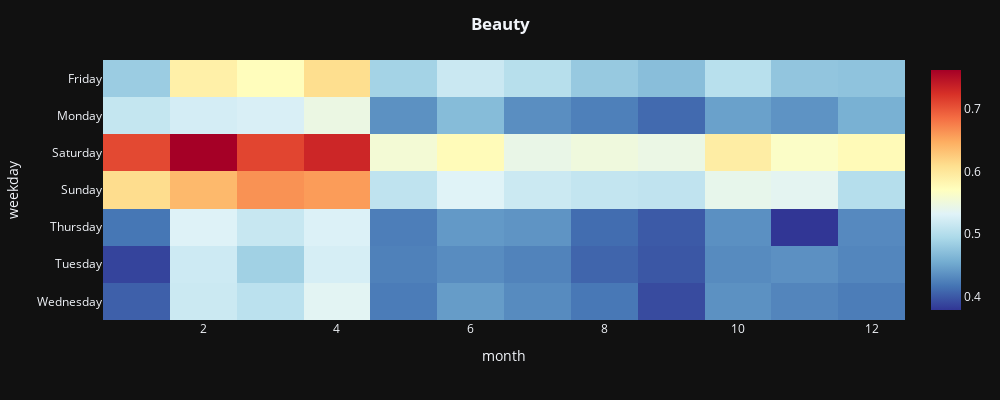
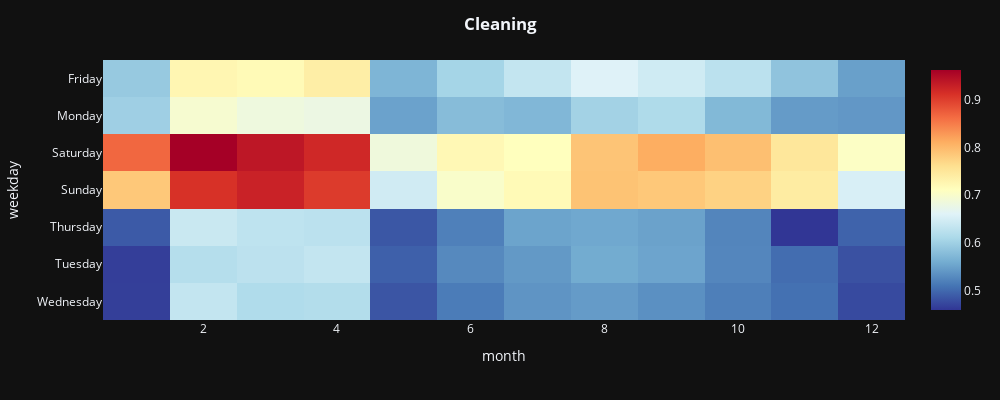
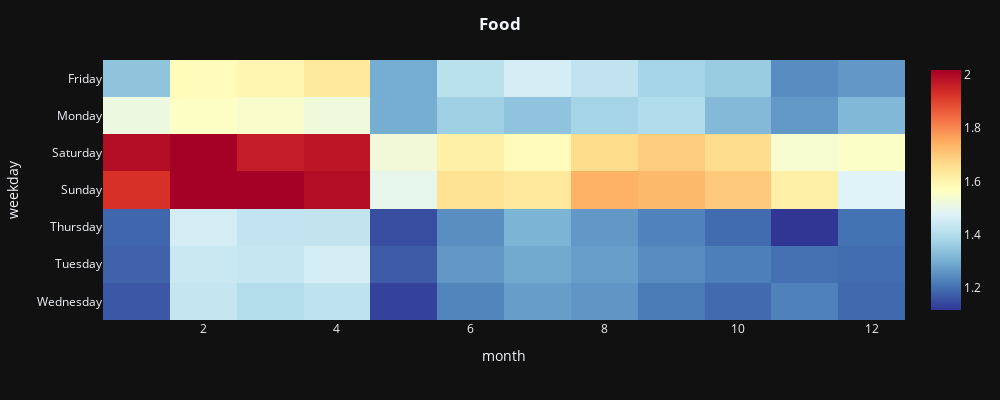

Source (notebook cell) for these figures, in order:
### Code cell
def split_category(dt):
    return [dt[dt['category_id'] == y] for y in dt['category_id'].unique()]

temp = df.groupby(['year','month','weekday','category_id'])['sold'].mean().reset_index()
temp['sold'].fillna(0,inplace=True)


res = split_category(temp)

cat_val = pd.DataFrame(res[0]).groupby(['month','weekday'])['sold'].mean().reset_index().pivot("weekday", "month", "sold")
fig = px.imshow(cat_val,color_continuous_scale='RdYlBu_r')

layout = dict(
    title_text = "<b> Beauty </b>",
    font=dict(size=12),
    title_x = 0.5)
fig.update_layout(layout,template = 'plotly_dark',height=400, width=1000)
fig.show()


cat_val = pd.DataFrame(res[1]).groupby(['month','weekday'])['sold'].mean().reset_index().pivot("weekday", "month", "sold")
fig = px.imshow(cat_val,color_continuous_scale='RdYlBu_r')
layout = dict(
    title_text = "<b> Cleaning </b>",
    font=dict(size=12),
    title_x = 0.5)
fig.update_layout(layout,template = 'plotly_dark',height=400, width=1000)
fig.show()

cat_val = pd.DataFrame(res[2]).groupby(['month','weekday'])['sold'].mean().reset_index().pivot("weekday", "month", "sold")
fig = px.imshow(cat_val,color_continuous_scale='RdYlBu_r')
layout = dict(
    title_text = "<b> Food </b>",
    font=dict(size=12),
    title_x = 0.5)
fig.update_layout(layout,template = 'plotly_dark',height=400, width=1000)
fig.show()

### Figure 1 — Plotly figure (JSON) as saved in the notebook; plotly's stock layout.template omitted (floating-point values rounded to 4 significant figures)
{"data": [{"coloraxis": "coloraxis", "hovertemplate": "month: %{x}<br>weekday: %{y}<br>color: %{z}<extra></extra>", "name": "0", "type": "heatmap", "x": [1, 2, 3, 4, 5, 6, 7, 8, 9, 10, 11, 12], "xaxis": "x", "y": ["Friday", "Monday", "Saturday", "Sunday", "Thursday", "Tuesday", "Wednesday"], "yaxis": "y", "z": [[0.4824, 0.5887, 0.573, 0.6096, 0.4885, 0.5157, 0.502, 0.4795, 0.4698, 0.5031, 0.4762, 0.4739], [0.5119, 0.5232, 0.5264, 0.5461, 0.4358, 0.4679, 0.4336, 0.4242, 0.4102, 0.4468, 0.4373, 0.4586], [0.7082, 0.7622, 0.7108, 0.7319, 0.5554, 0.5748, 0.543, 0.5503, 0.5449, 0.5926, 0.5651, 0.5758], [0.6107, 0.6383, 0.6633, 0.6576, 0.5078, 0.5323, 0.5163, 0.5109, 0.5083, 0.5405, 0.5364, 0.5006], [0.4178, 0.5303, 0.514, 0.5292, 0.4228, 0.4415, 0.4378, 0.4115, 0.4002, 0.435, 0.3782, 0.4306], [0.3865, 0.5184, 0.4861, 0.5248, 0.425, 0.4325, 0.4261, 0.407, 0.3983, 0.4315, 0.4351, 0.4282], [0.4038, 0.5169, 0.5052, 0.5354, 0.4216, 0.4437, 0.4317, 0.4187, 0.3909, 0.4356, 0.4279, 0.4222]]}], "layout": {"coloraxis": {"colorscale": [[0, "rgb(49,54,149)"], [0.1, "rgb(69,117,180)"], [0.2, "rgb(116,173,209)"], [0.3, "rgb(171,217,233)"], [0.4, "rgb(224,243,248)"], [0.5, "rgb(255,255,191)"], [0.6, "rgb(254,224,144)"], [0.7, "rgb(253,174,97)"], [0.8, "rgb(244,109,67)"], [0.9, "rgb(215,48,39)"], [1, "rgb(165,0,38)"]]}, "font": {"size": 12}, "height": 400, "margin": {"t": 60}, "title": {"text": "<b> Beauty </b>", "x": 0.5}, "width": 1000, "xaxis": {"anchor": "y", "constrain": "domain", "domain": [0, 1], "scaleanchor": "y", "title": {"text": "month"}}, "yaxis": {"anchor": "x", "autorange": "reversed", "constrain": "domain", "domain": [0, 1], "title": {"text": "weekday"}}}}

### Figure 2 — Plotly figure (JSON) as saved in the notebook; plotly's stock layout.template omitted (floating-point values rounded to 4 significant figures)
{"data": [{"coloraxis": "coloraxis", "hovertemplate": "month: %{x}<br>weekday: %{y}<br>color: %{z}<extra></extra>", "name": "0", "type": "heatmap", "x": [1, 2, 3, 4, 5, 6, 7, 8, 9, 10, 11, 12], "xaxis": "x", "y": ["Friday", "Monday", "Saturday", "Sunday", "Thursday", "Tuesday", "Wednesday"], "yaxis": "y", "z": [[0.5919, 0.725, 0.7198, 0.738, 0.5695, 0.6053, 0.6334, 0.6595, 0.6445, 0.6257, 0.5856, 0.5486], [0.5994, 0.6957, 0.684, 0.6794, 0.5505, 0.577, 0.5719, 0.6026, 0.6142, 0.5732, 0.5438, 0.5406], [0.8672, 0.9628, 0.9391, 0.9207, 0.6853, 0.722, 0.7117, 0.7892, 0.8117, 0.7948, 0.7493, 0.7057], [0.786, 0.912, 0.9269, 0.9034, 0.6453, 0.701, 0.7192, 0.7909, 0.7855, 0.7752, 0.7425, 0.6533], [0.4881, 0.6388, 0.6288, 0.6256, 0.4856, 0.5198, 0.5518, 0.5558, 0.5502, 0.5242, 0.4593, 0.4953], [0.4658, 0.6202, 0.6263, 0.6328, 0.4932, 0.5274, 0.5416, 0.5589, 0.5523, 0.5253, 0.5034, 0.4811], [0.4661, 0.6333, 0.6155, 0.6175, 0.4841, 0.516, 0.5374, 0.5435, 0.5335, 0.519, 0.5061, 0.475]]}], "layout": {"coloraxis": {"colorscale": [[0, "rgb(49,54,149)"], [0.1, "rgb(69,117,180)"], [0.2, "rgb(116,173,209)"], [0.3, "rgb(171,217,233)"], [0.4, "rgb(224,243,248)"], [0.5, "rgb(255,255,191)"], [0.6, "rgb(254,224,144)"], [0.7, "rgb(253,174,97)"], [0.8, "rgb(244,109,67)"], [0.9, "rgb(215,48,39)"], [1, "rgb(165,0,38)"]]}, "font": {"size": 12}, "height": 400, "margin": {"t": 60}, "title": {"text": "<b> Cleaning </b>", "x": 0.5}, "width": 1000, "xaxis": {"anchor": "y", "constrain": "domain", "domain": [0, 1], "scaleanchor": "y", "title": {"text": "month"}}, "yaxis": {"anchor": "x", "autorange": "reversed", "constrain": "domain", "domain": [0, 1], "title": {"text": "weekday"}}}}

### Figure 3 — Plotly figure (JSON) as saved in the notebook; plotly's stock layout.template omitted (floating-point values rounded to 4 significant figures)
{"data": [{"coloraxis": "coloraxis", "hovertemplate": "month: %{x}<br>weekday: %{y}<br>color: %{z}<extra></extra>", "name": "0", "type": "heatmap", "x": [1, 2, 3, 4, 5, 6, 7, 8, 9, 10, 11, 12], "xaxis": "x", "y": ["Friday", "Monday", "Saturday", "Sunday", "Thursday", "Tuesday", "Wednesday"], "yaxis": "y", "z": [[1.343, 1.575, 1.594, 1.633, 1.295, 1.409, 1.459, 1.422, 1.379, 1.357, 1.244, 1.263], [1.515, 1.56, 1.548, 1.521, 1.298, 1.368, 1.342, 1.377, 1.397, 1.322, 1.263, 1.319], [1.994, 2.019, 1.964, 1.979, 1.526, 1.611, 1.575, 1.663, 1.694, 1.661, 1.542, 1.556], [1.928, 2.02, 2.019, 1.992, 1.497, 1.65, 1.634, 1.741, 1.728, 1.7, 1.614, 1.476], [1.184, 1.457, 1.426, 1.426, 1.149, 1.246, 1.31, 1.263, 1.227, 1.193, 1.115, 1.203], [1.179, 1.438, 1.432, 1.458, 1.169, 1.263, 1.289, 1.273, 1.243, 1.222, 1.199, 1.194], [1.163, 1.431, 1.4, 1.419, 1.132, 1.231, 1.272, 1.258, 1.215, 1.19, 1.226, 1.188]]}], "layout": {"coloraxis": {"colorscale": [[0, "rgb(49,54,149)"], [0.1, "rgb(69,117,180)"], [0.2, "rgb(116,173,209)"], [0.3, "rgb(171,217,233)"], [0.4, "rgb(224,243,248)"], [0.5, "rgb(255,255,191)"], [0.6, "rgb(254,224,144)"], [0.7, "rgb(253,174,97)"], [0.8, "rgb(244,109,67)"], [0.9, "rgb(215,48,39)"], [1, "rgb(165,0,38)"]]}, "font": {"size": 12}, "height": 400, "margin": {"t": 60}, "title": {"text": "<b> Food </b>", "x": 0.5}, "width": 1000, "xaxis": {"anchor": "y", "constrain": "domain", "domain": [0, 1], "scaleanchor": "y", "title": {"text": "month"}}, "yaxis": {"anchor": "x", "autorange": "reversed", "constrain": "domain", "domain": [0, 1], "title": {"text": "weekday"}}}}
